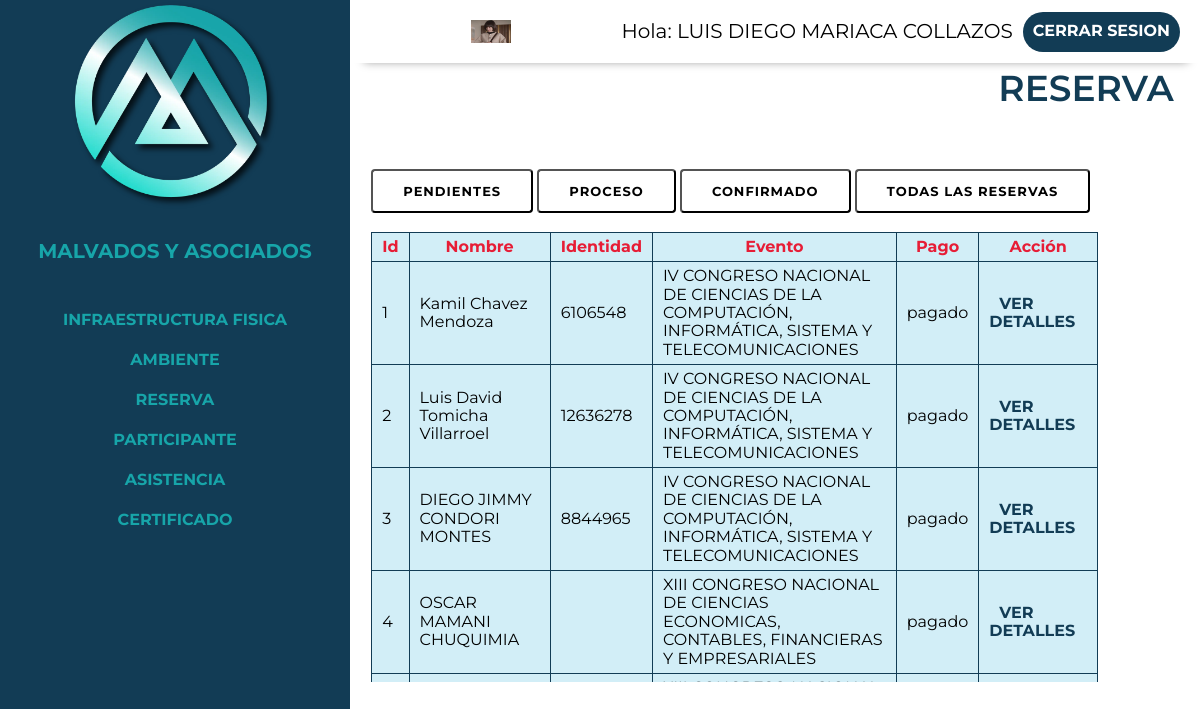
Screenshot of /control/reserva.php (signed in) with the database file from the repository.
### tables this page shows
CREATE TABLE `usuario` (
  `id_usuario` int(20) NOT NULL,
  `nombre` varchar(60) NOT NULL,
  `apPaterno` varchar(50) NOT NULL,
  `apMaterno` varchar(50) NOT NULL,
  `email` varchar(60) NOT NULL,
  `password` char(60) DEFAULT NULL,
  `estado` varchar(60) DEFAULT NULL,
  `identidad` varchar(60) NOT NULL,
  `foto` varchar(200) DEFAULT NULL,
  `usuario` varchar(50) DEFAULT NULL,
  `celular` varchar(20) DEFAULT NULL,
  `fechaRegistro` date DEFAULT NULL,
  `token` varchar(50) DEFAULT NULL
);

CREATE TABLE `reserva` (
  `id_reserva` int(220) NOT NULL,
  `id_usuario` int(11) NOT NULL,
  `id_evento` int(11) NOT NULL,
  `fecha_reserva` date NOT NULL,
  `estado_reserva` varchar(45) NOT NULL DEFAULT 'pendiente',
  `fecha_pago` datetime DEFAULT NULL,
  `estado_pago` varchar(45) DEFAULT 'pendiente',
  `carrera` varchar(50) NOT NULL,
  `facultad` varchar(50) NOT NULL,
  `comprobante` varchar(60) NOT NULL
);

CREATE TABLE `evento` (
  `id_evento` int(20) NOT NULL,
  `fechaEvento` date DEFAULT NULL,
  `nombreEvento` varchar(225) NOT NULL,
  `Duracion` int(45) NOT NULL,
  `descripcion` longtext NOT NULL,
  `imagen` varchar(200) DEFAULT NULL,
  `id_ambiente` int(11) NOT NULL,
  `gratuito` varchar(2) DEFAULT 'no',
  `costo` decimal(10,0) DEFAULT NULL,
  `fechaFin` date DEFAULT NULL,
  `hora_ini` time NOT NULL,
  `hora_fin` time NOT NULL,
  `estado` varchar(60) NOT NULL,
  `emite` varchar(100) NOT NULL,
  `certificado_img` varchar(100) NOT NULL
);

### control/reserva.php (the view, shortened to what this page needs)
<?php require 'includes/header.php'?>
<?php
    include("../app/conexion.php");
    if(isset($_GET['estado'])){
        $estado=$_GET['estado'];
        $sql="select *from reserva where estado_pago='".$estado."'";
        $resultado=mysqli_query($conectar, $sql);
    }
    else{
        $sql="select *from reserva";
        $resultado=mysqli_query($conectar, $sql);
    }
?>
<div class="contenedor">
    <div class="listar ">
        <h2 >Reserva</h2>
        <div class="container mt-3">
            <div class="btn-group">
                <button onclick="window.location.href='reserva.php?estado=pendiente'" type="button" class="btn btn-primary">pendientes</button>
                <button onclick="window.location.href='reserva.php?estado=proceso'"  type="button" class="btn btn-primary">Proceso</button>
                <button onclick="window.location.href='reserva.php?estado=pagado'" type="button" class="btn btn-primary">Confirmado</button>
                <button onclick="window.location.href='reserva.php?'" type="button" class="btn btn-primary">Todas las reservas</button>
            </div>
        </div>
    </div>
    <br/>
    <div class="tlis">
            <table  >
                <thead>
                    <tr>
                        <th data-titulo="Id:">Id</th>
                        <th data-titulo="Nombre:">Nombre</th>
                        <th data-titulo="Identidad:">Identidad</th>
                        <th data-titulo="Evento:">Evento</th>
                        <th data-titulo="Pago:">Pago</th>
                        <th data-titulo="Acción:">Acción</th>
                    </tr>
                </thead>
                <tbody>
                     <?php
                            while($filas=mysqli_fetch_assoc($resultado)){
                        ?>
                    <tr>
                            <?php
                            $i=$filas['id_usuario'];
                            $sql1="select *from usuario where id_usuario='".$i."'";
                            $res1=mysqli_query($conectar,$sql1);
                            $fil=mysqli_fetch_assoc($res1);
                            $i2=$filas['id_evento'];
                            $sql2="select *from evento where id_evento='".$i2."'";
                            $res2=mysqli_query($conectar,$sql2);
                            $fila=mysqli_fetch_assoc($res2);
                            ?>
                        <td data-titulo="Id:"><?php echo $filas['id_reserva']?></td>
                        <td data-titulo="Nombre:"><?php echo $fil['nombre']." ".$fil['apPaterno']." ".$fil['apMaterno'];?></td>
                        <td data-titulo="Identidad:"><?php echo $fil['identidad']?></td>
                        <td data-titulo="Evento:"><?php echo $fila['nombreEvento']?></td>
                        <td data-titulo="Pago:"><?php echo $filas['estado_pago']?></td>
                        <td data-titulo="Acción:"><?php echo"<a href='detalles_reserva.php?id_reserva=".$filas['id_reserva']."'>ver detalles</a>"?></td>
                    </tr>
                    <?php
                    }
                    ?>
                </tbody>
            </table>
         </div>
    </div>
</div>
<?php require 'includes/footer.php' ?>

### control/includes/header.php (shortened to what this page needs)
<!DOCTYPE html>
<html lang="en">
<head>
    <link rel="stylesheet" href="https://cdn.jsdelivr.net/npm/bootstrap-icons@1.10.4/font/bootstrap-icons.css">
    <link rel="stylesheet" href="../build/css/app.css">
    <link href="https://cdn.jsdelivr.net/npm/select2@4.1.0-rc.0/dist/css/select2.min.css" rel="stylesheet" />
</head>
<body>
<div class="dashboard">
    <aside class="sidebar">
        <div class="logo-principal">
            <img  loading="lazy"  width="40" heigth="30" src="../build/img/control/logo.webp" alt="desdeaqui">
            <a href="index.php"><h3>  Malvados y Asociados </h3></a>
        </div>
        <nav class="sidebar-nav flex">
            <a href="infraestructura.php">Infraestructura Fisica</a>
            <a href="ambiente.php">Ambiente</a>
            <a href="reserva.php">Reserva</a>
            <a href="participante.php">Participante</a>
            <a href="asistencia.php">Asistencia</a>
                <a href="certificado.php">Certificado</a>
        </nav>
    </aside>
    <div class="principal">
        <div class="barra flex">
            <img src="../build/img/control/sara.webp"  style="width:40px;height:23px;" class="rounded-pill">
            <p>Hola: <span>
                <?php
                $id=$_SESSION['id'];
                include("../app/conexion.php");
                $sql="select nombre, apPaterno, apMaterno from usuario where id_usuario='$id'";
                $resultado=mysqli_query($conectar,$sql);
                $filas=mysqli_fetch_assoc($resultado);
                 echo $filas['nombre'].' '.$filas['apPaterno'].' '.$filas['apMaterno'];
                ?>
                </span></p>
            <a href="../login/cerrar_session.php" class="cerrar-sesion">Cerrar Sesion</a>
        </div>

### build/css/app.css (style rules this page uses)
html { box-sizing:border-box;font-size:62.5% }
*,:after,:before { box-sizing:inherit }
body { font-family:Montserrat,sans-serif;font-size:1.6rem }
p { color:#000;font-size:2rem }
.contenedor { margin:0 auto;max-width:120rem;width:95% }
a { text-decoration:none }
h1,h2,h3 { margin:0 0 5rem }
h2 { font-size:3.6rem }
h3 { font-size:3rem }
img { display:block;height:auto;margin:0 auto;max-width:60%;width:80% }
html { -webkit-text-size-adjust:100%;line-height:1.15 }
body { margin:0 }
a { background-color:transparent }
img { border-style:none }
button,input,optgroup,select,textarea { font-family:inherit;font-size:100%;line-height:1.15;margin:0 }
button,input { overflow:visible }
button,select { text-transform:none }
[type=button],[type=reset],[type=submit],button { -webkit-appearance:button }
.dashboard { background-color:#fff }
@media (min-width:768px) { .dashboard { display:flex;height:100vh } }
.dashboard .principal { flex:1 }
.sidebar { background-color:#123c55;width:100% }
@media (min-width:768px) { .sidebar { max-width:35rem } }
.sidebar h3 { color:#17a5a9;font-size:2rem;margin:0;padding:2rem;text-align:left }
.sidebar .sidebar-nav { flex-direction:column;margin-top:5rem }
.sidebar .sidebar-nav a { color:#17a5a9;font-weight:700;padding:1rem;text-align:left;transition-duration:.3s;transition-property:background-color;width:100% }
.barra { background-color:#fff;box-shadow:1px 12px 9px -13px rgba(0,0,0,.4);justify-content:flex-end;padding:1rem 2rem;transition-duration:.3s;transition-property:background-color }
.barra p { margin:1rem }
.listar h2 { color:#123c55;padding:.5rem;text-align:end;text-transform:uppercase }
.barra a { background-color:#123c55;border-radius:5rem }
a { align-items:center;color:#fff;display:grid;font-weight:700;height:4rem;justify-content:center;padding:1rem;text-transform:uppercase;transition-duration:.3s;transition-property:background-color }
.tlis a { color:#123c55;display:inline }
.flex { align-items:center;display:flex }
.tlis { max-height:45rem;overflow:scroll }
table { background:#d2eef7;border-collapse:collapse }
table thead { color:#e71d36 }
td,th { border:1px solid #123c55;padding:5px 10px }
@media (min-width:992px) { table { display:table;width:90% } }
h2 { font-weight:600 }
.btn,.input-icon { transition:all .2s linear }
.btn { align-items:center;background-color:#fff;border-radius:4px;color:#000;display:inline-flex;font-size:13px;font-weight:700;height:44px;letter-spacing:1px;margin-top:.5rem;padding:0 30px;text-transform:uppercase }

### rows the page displays
usuario: nombre "LUIS DIEGO", apPaterno "MARIACA", apMaterno "COLLAZOS"
reserva: id_reserva "1", id_usuario.nombre "Kamil", id_usuario.apPaterno "Chavez", id_usuario.apMaterno "Mendoza", id_usuario.identidad "6106548", id_evento.nombreEvento "IV CONGRESO NACIONAL DE CIENCIAS DE LA COMPUTACIÓN, INFORMÁTICA, SISTEMA Y TELECOMUNICACIONES", estado_pago "pagado"
reserva: id_reserva "2", id_usuario.nombre "Luis David", id_usuario.apPaterno "Tomicha", id_usuario.apMaterno "Villarroel", id_usuario.identidad "12636278", id_evento.nombreEvento "IV CONGRESO NACIONAL DE CIENCIAS DE LA COMPUTACIÓN, INFORMÁTICA, SISTEMA Y TELECOMUNICACIONES", estado_pago "pagado"
reserva: id_reserva "3", id_usuario.nombre "DIEGO JIMMY", id_usuario.apPaterno "CONDORI", id_usuario.apMaterno "MONTES", id_usuario.identidad "8844965", id_evento.nombreEvento "IV CONGRESO NACIONAL DE CIENCIAS DE LA COMPUTACIÓN, INFORMÁTICA, SISTEMA Y TELECOMUNICACIONES", estado_pago "pagado"
reserva: id_reserva "4", id_usuario.nombre "OSCAR", id_usuario.apPaterno "MAMANI", id_usuario.apMaterno "CHUQUIMIA", id_evento.nombreEvento "XIII CONGRESO NACIONAL DE CIENCIAS ECONOMICAS, CONTABLES, FINANCIERAS Y EMPRESARIALES", estado_pago "pagado"
